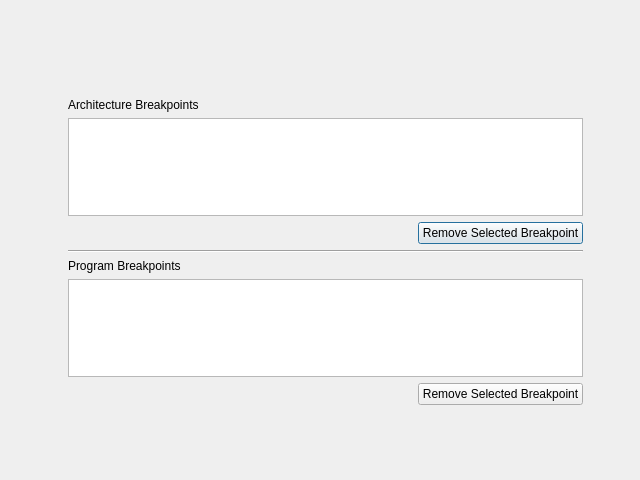
<?xml version="1.0" encoding="UTF-8"?>
<ui version="4.0">
 <class>listbreak</class>
 <widget class="QDialog" name="listbreak">
  <property name="geometry">
   <rect>
    <x>0</x>
    <y>0</y>
    <width>640</width>
    <height>480</height>
   </rect>
  </property>
  <property name="windowTitle">
   <string>List Breakpoints</string>
  </property>
  <widget class="QWidget" name="verticalLayoutWidget">
   <property name="geometry">
    <rect>
     <x>60</x>
     <y>90</y>
     <width>531</width>
     <height>323</height>
    </rect>
   </property>
   <layout class="QVBoxLayout" name="verticalLayoutBPList">
    <property name="sizeConstraint">
     <enum>QLayout::SetNoConstraint</enum>
    </property>
    <property name="leftMargin">
     <number>8</number>
    </property>
    <property name="topMargin">
     <number>8</number>
    </property>
    <property name="rightMargin">
     <number>8</number>
    </property>
    <property name="bottomMargin">
     <number>8</number>
    </property>
    <item>
     <widget class="QLabel" name="ABP_Label">
      <property name="text">
       <string>Architecture Breakpoints</string>
      </property>
     </widget>
    </item>
    <item>
     <widget class="QListWidget" name="ABP_List"/>
    </item>
    <item>
     <layout class="QHBoxLayout" name="horizontalLayoutRM_ABP">
      <item>
       <spacer name="horizontalSpacer">
        <property name="orientation">
         <enum>Qt::Horizontal</enum>
        </property>
        <property name="sizeHint" stdset="0">
         <size>
          <width>40</width>
          <height>20</height>
         </size>
        </property>
       </spacer>
      </item>
      <item>
       <widget class="QPushButton" name="ABP_removeButton">
        <property name="text">
         <string>Remove Selected Breakpoint</string>
        </property>
       </widget>
      </item>
     </layout>
    </item>
    <item>
     <widget class="Line" name="line">
      <property name="orientation">
       <enum>Qt::Horizontal</enum>
      </property>
     </widget>
    </item>
    <item>
     <widget class="QLabel" name="PBP_Label">
      <property name="text">
       <string>Program Breakpoints</string>
      </property>
     </widget>
    </item>
    <item>
     <widget class="QListWidget" name="PBP_List"/>
    </item>
    <item>
     <layout class="QHBoxLayout" name="horizontalLayoutRM_PBP">
      <item>
       <spacer name="horizontalSpacer_2">
        <property name="orientation">
         <enum>Qt::Horizontal</enum>
        </property>
        <property name="sizeHint" stdset="0">
         <size>
          <width>40</width>
          <height>20</height>
         </size>
        </property>
       </spacer>
      </item>
      <item>
       <widget class="QPushButton" name="PBP_removeButton">
        <property name="text">
         <string>Remove Selected Breakpoint</string>
        </property>
       </widget>
      </item>
     </layout>
    </item>
   </layout>
  </widget>
 </widget>
 <resources/>
 <connections/>
</ui>
